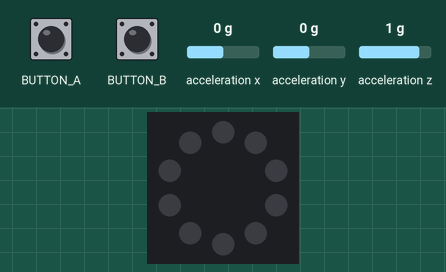
This program was run on a simulated Circuit Playground running CircuitPython. Parts: the board's ring of 10 RGB LEDs (number 0 left of the top, counting anticlockwise). Inputs (shaded band) come from the test bench; at power-on: acceleration x 0 g, acceleration y 0 g, acceleration z 1 g. Dim RGB values are drawn brighter than linear; USB keyboard and mouse output is not drawn.

Above: at 1.2 s.
1.3 s: acceleration x set to -0.8 g
At 2.4 s:
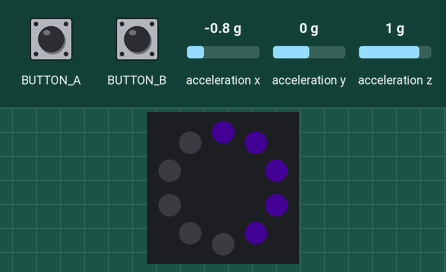
2.8 s: acceleration x set to 0.8 g
At 3.6 s:
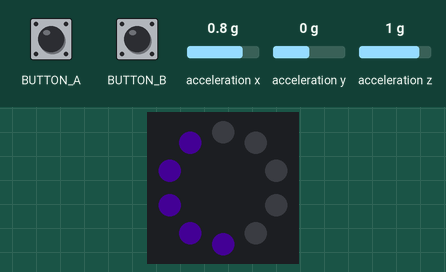
4.3 s: acceleration x set to -1.4 g
At 5.4 s:
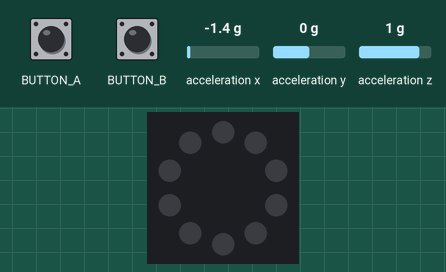
5.8 s: acceleration x set to -0.9 g
At 7.0 s:
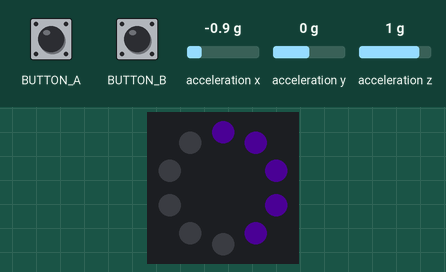
7.3 s: acceleration x set to 0 g
At 8.4 s:
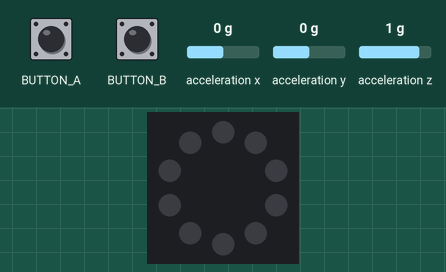
Timing chart, 0 to 9.8 s (numbered marks = the images above; inputs shaded):
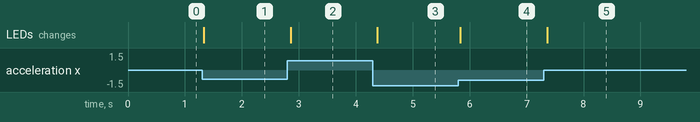

Measured:
- after the input at 1.3 s, the LEDs: change at once (image 1)
- after the input at 2.8 s, the LEDs: change after 0.06 s (image 2)
- after the input at 4.3 s, the LEDs: change after 0.08 s (image 3)
- after the input at 5.8 s, the LEDs: change at once (image 4)
- after the input at 7.3 s, the LEDs: change after 0.06 s (image 5)

The program:

code.py
```python
'''
In this example, when the circuit playground is tilted left (x < -3)
the left arrow key is pressed.
The key is only released when x is not < 3.
Notice that key codes are different in pygame as in circuitpython!
Code written by Laura Maye.
'''

import usb_hid
import time
from adafruit_circuitplayground import cp
from adafruit_hid.keyboard import Keyboard
from adafruit_hid.keycode import Keycode
from sensorlightdisplay import SensorLightDisplay
kbd = Keyboard(usb_hid.devices)

flipped_x = 0
acceleration_peak = 9.81
brightPurple = [128, 0, 191]
pureBlue = [0, 0, 255]

sldisp = SensorLightDisplay(0.1)


while True:
    x = cp.acceleration[0]

    if x < 0:
        flipped_x = x * -1
    else:
        flipped_x = x

    if flipped_x <= acceleration_peak:
        # problem 1: if x < - 3, press left arrow
        if x < - 3:
            kbd.press(Keycode.LEFT_ARROW) # used to press AND NOT RELEASE a key on the keyboard
        else:
            kbd.release(Keycode.LEFT_ARROW)
        if x >  3:
            kbd.press(Keycode.RIGHT_ARROW) # used to press AND NOT RELEASE a key on the keyboard
        else:
            kbd.release(Keycode.RIGHT_ARROW)

    if cp.button_a:
        kbd.press(Keycode.SPACE)
        kbd.release(Keycode.SPACE)

    if cp.button_b:
        kbd.press(Keycode.Z)
        kbd.release(Keycode.Z)

    x = cp.acceleration[0] # retrieve the x acceleration value
    y = cp.acceleration[1] # retrieve the y acceleration value
    acceleration_values = [x,y]
    #sldisp.control_feedback_x(x, brightPurple)
    sldisp.advanced_control_feedback(x)

    time.sleep(0.1)
```

sensorlightdisplay.py
```python
from adafruit_circuitplayground import cp

import time

class SensorLightDisplay:

    acceleration_peak = 9.81

    def __init__(self, brightness):
        self.pixels_off_state = [0, 0, 0]
        self.pixel_amount = len(cp.pixels)
        self.pixel_amount_half = len(cp.pixels) // 2
        cp.pixels.brightness = brightness
        cp.pixels.auto_write = False

    def control_feedback_x(self, acceleration_x, colour):
        x = acceleration_x
        flipped_x = abs(x)
        last_pixel_location = 0
        if x < -SensorLightDisplay.acceleration_peak or x > SensorLightDisplay.acceleration_peak:
            return

        if flipped_x < SensorLightDisplay.acceleration_peak:
            last_pixel_location = int(flipped_x * self.pixel_amount_half / SensorLightDisplay.acceleration_peak)

            if x < -1:
                cp.pixels.fill(self.pixels_off_state)
                for pixel in range(self.pixel_amount_half):
                    if pixel <= last_pixel_location:
                        cp.pixels[9 - pixel] = colour
                    else:
                        cp.pixels[9 - pixel] = self.pixels_off_state
            elif x > 1:
                cp.pixels.fill(self.pixels_off_state)
                for pixel in range(self.pixel_amount_half):
                    if pixel <= last_pixel_location:
                        cp.pixels[pixel] = colour
                    else:
                        cp.pixels[pixel] = self.pixels_off_state
            else:
                cp.pixels.fill(self.pixels_off_state)
        else:
            cp.pixels.fill(self.pixels_off_state)
        cp.pixels.show()
        time.sleep(0.1)

    def advanced_control_feedback(self, acceleration_x):
        x = acceleration_x
        tilt = abs(x)
        peak = SensorLightDisplay.acceleration_peak
        cp.pixels.fill(self.pixels_off_state)

        if x < -peak or x > peak:
            cp.pixels.show()
            return

        if tilt <= 3:
            cp.pixels.show()
            return

        start_tilt = 3
        tilt_past_start = tilt - start_tilt
        tilt_range = peak - start_tilt

        strength = tilt_past_start / tilt_range

        if strength < 0:
            strength = 0
        if strength > 1:
            strength = 1

        if strength < 1/3:
            max_offset = 0
        elif strength < 2/3:
            max_offset = 1
        else:
            max_offset = 2

        start_colour = (0, 0, 255)  # blue
        end_colour = (128, 0, 191)

        start_r, start_g, start_b = start_colour
        end_r, end_g, end_b = end_colour

        r = start_r + (end_r - start_r) * strength
        g = start_g + (end_g - start_g) * strength
        b = start_b + (end_b - start_b) * strength

        mapped_colour = (int(r), int(g), int(b))

        if x < -3:
            center_pixel = 7
            min_pixel = 5
            max_pixel = 9
        elif x > 3:
            center_pixel = 2
            min_pixel = 0
            max_pixel = 4

        for offset in range(max_offset + 1):
            left = center_pixel - offset
            right = center_pixel + offset

            if min_pixel <= left <= max_pixel:
                cp.pixels[left] = mapped_colour
            if min_pixel <= right <= max_pixel:
                cp.pixels[right] = mapped_colour

        cp.pixels.show()
        time.sleep(0.1)
```
